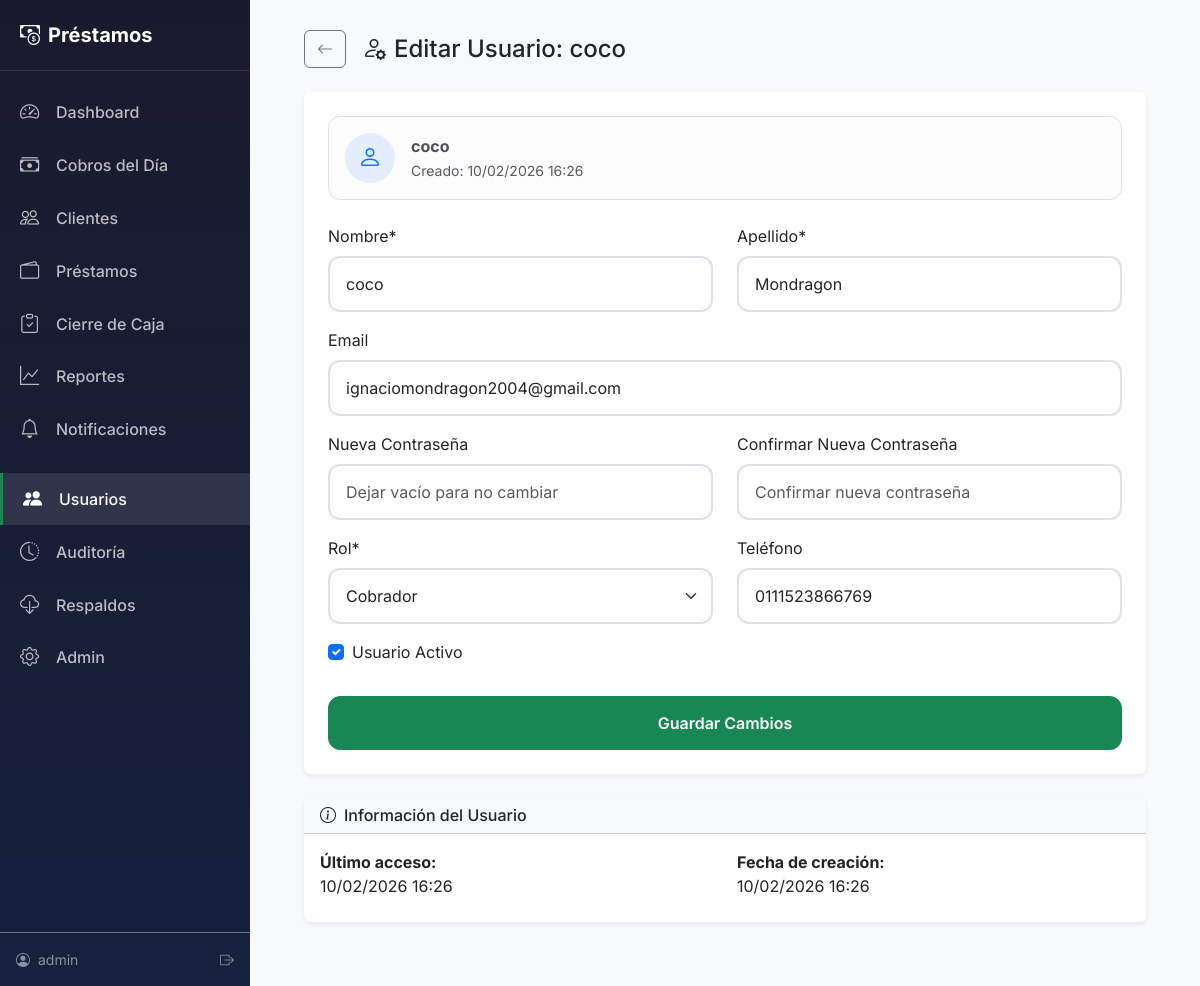
Page /usuarios/2/editar/ (signed in) on the committed database.
### core/models.py (models this page shows, shortened)
class PerfilUsuario(models.Model):
    class Rol(models.TextChoices):
        ADMIN = 'AD', 'Administrador'
        COBRADOR = 'CO', 'Cobrador'
        SUPERVISOR = 'SU', 'Supervisor'
    user = models.OneToOneField(
        User,
        on_delete=models.CASCADE,
        related_name='perfil',
        verbose_name='Usuario'
    )
    rol = models.CharField(
        max_length=2,
        choices=Rol.choices,
        default=Rol.COBRADOR,
        verbose_name='Rol'
    )
    telefono = models.CharField(
        max_length=20,
        blank=True,
        null=True,
        verbose_name='Teléfono'
    )
    activo = models.BooleanField(
        default=True,
        verbose_name='Activo'
    )
    fecha_creacion = models.DateTimeField(
        auto_now_add=True,
        verbose_name='Fecha de Creación'
    )
    class Meta:
        verbose_name = 'Perfil de Usuario'
        verbose_name_plural = 'Perfiles de Usuario'
    @property
    def es_admin(self):
        return self.rol == self.Rol.ADMIN or self.user.is_superuser

### core/views.py (the view, shortened to what this page needs)
# urls.py: path('usuarios/<int:pk>/editar/', views.UsuarioEditView.as_view(), name='usuario_edit'),
class UsuarioEditView(LoginRequiredMixin, TemplateView):
    template_name = 'core/usuario_form.html'
    def dispatch(self, request, *args, **kwargs):
        if not hasattr(request.user, 'perfil') or not request.user.perfil.es_admin:
            if not request.user.is_superuser:
                messages.error(request, 'No tienes permiso para editar usuarios.')
                return redirect('core:dashboard')
        return super().dispatch(request, *args, **kwargs)
    def get_user(self):
        return get_object_or_404(User, pk=self.kwargs['pk'])
    def get_context_data(self, **kwargs):
        context = super().get_context_data(**kwargs)
        user = self.get_user()
        context['usuario_edit'] = user
        context['titulo'] = f'Editar Usuario: {user.username}'
        if 'form' not in kwargs:
            initial = {
                'first_name': user.first_name,
                'last_name': user.last_name,
                'email': user.email,
                'rol': user.perfil.rol if hasattr(user, 'perfil') else 'CO',
                'telefono': user.perfil.telefono if hasattr(user, 'perfil') else '',
                'activo': user.perfil.activo if hasattr(user, 'perfil') else True,
            }
            context['form'] = UsuarioEditForm(initial=initial)
        else:
            context['form'] = kwargs['form']
        return context
    def get(self, request, *args, **kwargs):
        return self.render_to_response(self.get_context_data())

### templates/core/usuario_form.html (shortened to what this page needs)
{% extends 'base.html' %}
{% load crispy_forms_tags %}
{% block content %}
<div class="container-fluid px-2 px-lg-4">
    <div class="d-flex align-items-center mb-4">
        <a href="{% url 'core:usuario_list' %}" class="btn btn-outline-secondary me-3">
            <i class="bi bi-arrow-left"></i>
        </a>
        <h1 class="h4 mb-0">
            <i class="bi bi-person-{% if usuario_edit %}gear{% else %}plus{% endif %} me-2"></i>{{ titulo }}
        </h1>
    </div>
    <div class="card border-0 shadow-sm">
        <div class="card-body p-3 p-lg-4">
            {% if usuario_edit %}
            <div class="alert alert-light border mb-4">
                <div class="d-flex align-items-center">
                    <div class="rounded-circle bg-primary bg-opacity-10 text-primary d-flex align-items-center justify-content-center me-3" style="width: 50px; height: 50px;">
                        <i class="bi bi-person fs-4"></i>
                    </div>
                    <div>
                        <strong>{{ usuario_edit.username }}</strong>
                        <br>
                        <small class="text-muted">Creado: {{ usuario_edit.date_joined|date:"d/m/Y H:i" }}</small>
                    </div>
                </div>
            </div>
            {% endif %}
            <form method="post" novalidate>
                {% crispy form %}
            </form>
        </div>
    </div>
    {% if usuario_edit %}
    <div class="card border-0 shadow-sm mt-4">
        <div class="card-header bg-light">
            <h6 class="mb-0"><i class="bi bi-info-circle me-2"></i>Información del Usuario</h6>
        </div>
        <div class="card-body">
            <div class="row">
                <div class="col-md-6">
                    <p class="mb-2">
                        <strong>Último acceso:</strong><br>
                        {{ usuario_edit.last_login|date:"d/m/Y H:i"|default:"Nunca" }}
                    </p>
                </div>
                <div class="col-md-6">
                    <p class="mb-2">
                        <strong>Fecha de creación:</strong><br>
                        {{ usuario_edit.date_joined|date:"d/m/Y H:i" }}
                    </p>
                </div>
            </div>
        </div>
    </div>
    {% endif %}
</div>
{% endblock %}

### templates/base.html (shortened to what this page needs)
{% load static %}
<!DOCTYPE html>
<html lang="es">
<head>
    <link href="https://cdn.jsdelivr.net/npm/bootstrap@5.3.2/dist/css/bootstrap.min.css" rel="stylesheet">
    <link href="https://cdn.jsdelivr.net/npm/bootstrap-icons@1.11.1/font/bootstrap-icons.css" rel="stylesheet">
    <link href="{% static 'css/main.css' %}" rel="stylesheet">
</head>
<body>
    <main class="main-content pb-5 mb-3">
        {% block content %}{% endblock %}
    </main>
    {% if user.is_authenticated %}
    <aside class="sidebar d-none d-lg-flex">
        <div class="sidebar-brand">
            <i class="bi bi-cash-coin me-2"></i>Préstamos
        </div>
        <nav class="sidebar-nav">
            <a href="{% url 'core:dashboard' %}" class="{% if request.resolver_match.url_name == 'dashboard' %}active{% endif %}">
                <i class="bi bi-speedometer2"></i> Dashboard
            </a>
            <a href="{% url 'core:cobros' %}" class="{% if request.resolver_match.url_name == 'cobros' %}active{% endif %}">
                <i class="bi bi-cash-stack"></i> Cobros del Día
            </a>
            <a href="{% url 'core:cliente_list' %}" class="{% if 'cliente' in request.resolver_match.url_name %}active{% endif %}">
                <i class="bi bi-people"></i> Clientes
            </a>
            <a href="{% url 'core:prestamo_list' %}" class="{% if 'prestamo' in request.resolver_match.url_name %}active{% endif %}">
                <i class="bi bi-wallet2"></i> Préstamos
            </a>
            <a href="{% url 'core:cierre_caja' %}" class="{% if request.resolver_match.url_name == 'cierre_caja' %}active{% endif %}">
                <i class="bi bi-clipboard-check"></i> Cierre de Caja
            </a>
            <a href="{% url 'core:reporte_general' %}" class="{% if request.resolver_match.url_name == 'reporte_general' %}active{% endif %}">
                <i class="bi bi-graph-up"></i> Reportes
            </a>
            <a href="{% url 'core:notificacion_list' %}" class="{% if request.resolver_match.url_name == 'notificacion_list' %}active{% endif %}">
                <i class="bi bi-bell"></i> Notificaciones
            </a>
            {% if user.is_superuser or user.perfil.es_admin %}
            <hr class="my-2 opacity-25">
            <a href="{% url 'core:usuario_list' %}" class="{% if 'usuario' in request.resolver_match.url_name %}active{% endif %}">
                <i class="bi bi-people-fill"></i> Usuarios
            </a>
            <a href="{% url 'core:auditoria_list' %}" class="{% if request.resolver_match.url_name == 'auditoria_list' %}active{% endif %}">
                <i class="bi bi-clock-history"></i> Auditoría
            </a>
            <a href="{% url 'core:respaldo_list' %}" class="{% if request.resolver_match.url_name == 'respaldo_list' %}active{% endif %}">
                <i class="bi bi-cloud-download"></i> Respaldos
            </a>
            {% endif %}
            {% if user.is_staff %}
            <a href="{% url 'admin:index' %}" target="_blank">
                <i class="bi bi-gear"></i> Admin
            </a>
            {% endif %}
        </nav>
        <div class="sidebar-footer mt-auto p-3 border-top border-secondary">
            <div class="d-flex align-items-center text-white-50 small">
                <i class="bi bi-person-circle me-2"></i>
                <span class="flex-grow-1">{{ user.username }}</span>
                <a href="{% url 'core:logout' %}" class="text-white-50" title="Cerrar sesión">
                    <i class="bi bi-box-arrow-right"></i>
                </a>
            </div>
        </div>
    </aside>
    {% endif %}
</body>
</html>

### static/css/main.css (style rules this page uses)
:root { --color-pagado: #198754; --color-pagado-light: #d1f5e0; --color-pendiente: #fd7e14; --color-pendiente-light: #ffe5d0; --color-moroso: #dc3545; --color-moroso-light: #f8d7da; --color-nuevo: #0d6efd; --color-nuevo-light: #cfe2ff; --bg-primary: #f8f9fa; --bg-card: #ffffff; --text-primary: #212529; --text-secondary: #6c757d; --border-color: #dee2e6; --bottom-nav-height: 70px; --header-height: 50px; --sidebar-width: 250px; }
* { box-sizing: border-box; }
body { font-family: 'Inter', -apple-system, BlinkMacSystemFont, 'Segoe UI', Roboto, sans-serif; background-color: var(--bg-primary); color: var(--text-primary); -webkit-font-smoothing: antialiased; -moz-osx-font-smoothing: grayscale; padding-bottom: var(--bottom-nav-height); min-height: 100vh; }
.sidebar { position: fixed; left: 0; top: 0; bottom: 0; width: var(--sidebar-width); background: linear-gradient(180deg, #1a1a2e, #16213e); flex-direction: column; z-index: 1000; }
.sidebar-brand { padding: 20px; font-size: 1.25rem; font-weight: 700; color: white; border-bottom: 1px solid rgba(255,255,255,0.1); }
.sidebar-nav { padding: 15px 0; flex: 1; }
.sidebar-nav a { display: flex; align-items: center; padding: 12px 20px; color: rgba(255,255,255,0.7); text-decoration: none; font-weight: 500; transition: all 0.2s ease; }
.sidebar-nav a i { font-size: 1.2rem; margin-right: 12px; width: 24px; }
.sidebar-nav a:hover, .sidebar-nav a.active { background: rgba(255,255,255,0.1); color: white; }
.sidebar-nav a.active { border-left: 3px solid var(--color-pagado); }
@media (min-width: 992px) { body { padding-left: var(--sidebar-width); padding-bottom: 0; } }
.main-content { padding: 15px; max-width: 100%; }
@media (min-width: 992px) { .main-content { padding: 30px; max-width: 1200px; } }
.form-control-lg, .form-select-lg { padding: 14px 16px; font-size: 1rem; border-radius: 12px; border: 2px solid var(--border-color); }
.btn-lg { padding: 14px 24px; font-size: 1rem; font-weight: 600; border-radius: 12px; }
.btn-success { background: var(--color-pagado); border-color: var(--color-pagado); }
.alert { border: none; border-radius: 12px; }

### rows in the picture
PerfilUsuario: rol "Cobrador", telefono "0111523866769", activo "☑"

### other values in the picture
{{ titulo }} "Editar Usuario: coco"
{{ usuario_edit.username }} "coco"
{{ usuario_edit.date_joined|date:"d/m/Y H:i" }} "10/02/2026 16:26"
{{ usuario_edit.last_login|date:"d/m/Y H:i"|default:"Nunca" }} "10/02/2026 16:26"
{{ user.username }} "admin"
